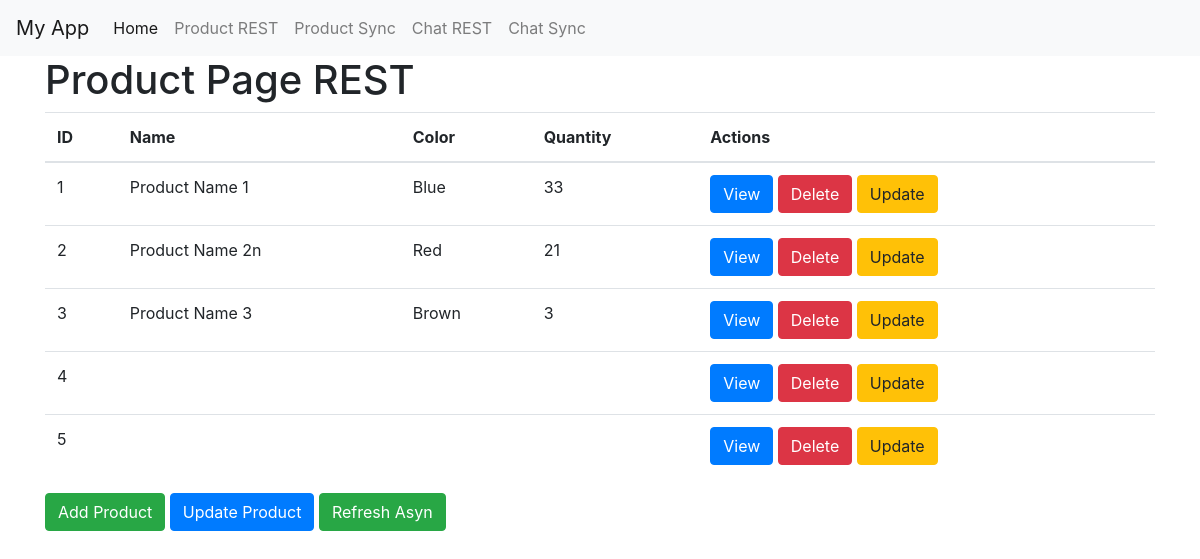
The page /product on the database as committed earlier.
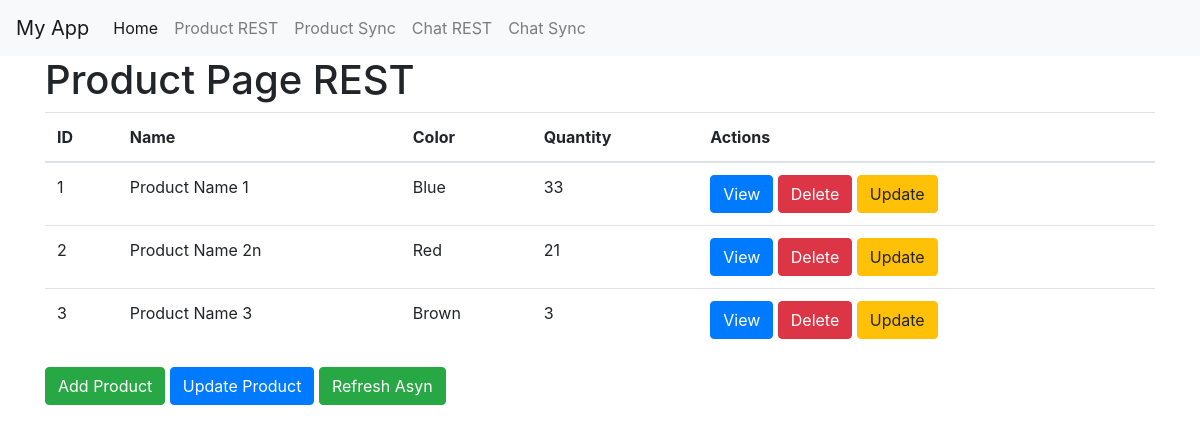
The same page on the database as committed later.
### tables this page shows
CREATE TABLE Product
             (ID INTEGER PRIMARY KEY AUTOINCREMENT,
             Name TEXT NOT NULL,
             Color TEXT NOT NULL,
             Quantity INT NOT NULL);

### app.py (the view)
@app.route('/product')
def product():
    conn = sqlite3.connect('database.db')
    cursor = conn.cursor()
    cursor.execute("SELECT * FROM product")
    data = cursor.fetchall()
    conn.close()
    return render_template('product.html', products=data)

### templates/product.html (shortened to what this page needs)
{% extends 'base.html' %}
{% block content %}
    <h1>Product Page REST</h1>
    <table class="table" id="product-table">
            <thead>
                <tr>
                    <th>ID</th>
                    <th>Name</th>
                    <th>Color</th>
                    <th>Quantity</th>
                    <th>Actions</th>
                </tr>
            </thead>
            <tbody>
                {% for product in products %}
                <tr>
                    {% set product_id = product[0]%}
                    {% set product_name = product[1]%}
                    {% set product_color = product[2]%}
                    {% set product_quantity = product[3]%}
                    <td>{{ product_id }}</td>
                    <td>{{ product_name }}</td>
                    <td>{{ product_color }}</td>
                    <td>{{ product_quantity }}</td>
                    <td>
                        <button class="btn btn-primary" onclick="viewProduct({{ product_id }})">View</button>
                        <button class="btn btn-danger" onclick="deleteProduct({{ product_id }})">Delete</button>
                        <button type="button" class="btn btn-warning update-button" data-toggle="modal" data-target="#updateModal" data-id="{{ product_id }}">Update</button>
                    </td>
                </tr>
                {% endfor %}
            </tbody>
        </table>
        <button type="button" class="btn btn-success" data-toggle="modal" data-target="#addModal">Add Product</button>
        <button type="button" class="btn btn-primary" data-toggle="modal" data-target="#updateModal" data-id="1">Update Product</button>
    <a href="#" class="btn btn-success" onclick="refreshTable()">Refresh Asyn</a>
{% endblock %}

Rows that differ between the two databases and show on the page:
removed Product: ID "4"
removed Product: ID "5"
